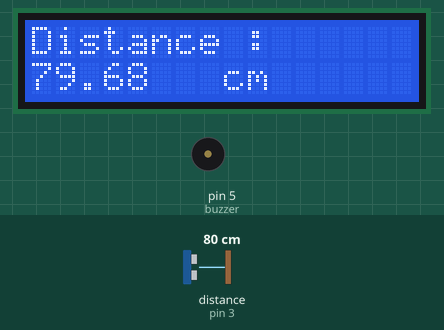
A sketch run on a simulated Arduino Uno, built with avr-gcc and run on an emulated ATmega328P. Parts: 16×2 character LCD, buzzer (waves = sounding). Wiring (inferred from the names in the program): ultrasonic range finder: trigger pin 2; echo pin 3. The test bench sets the inputs (shaded band); at power-on: distance to the obstacle (sensor on pin 3) 80 cm. The echo pulse lasts 58.3 µs per cm; what the sketch prints to the serial monitor is not drawn.

Above: at 1.2 s.
1.3 s: distance to the obstacle (sensor on pin 3) set to 2 cm
At 3.8 s:
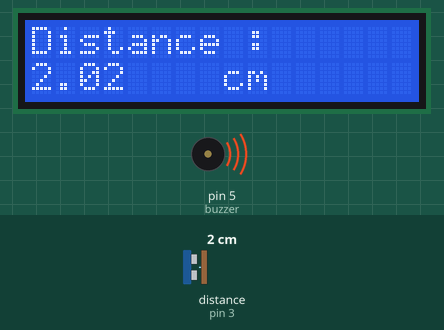
4.2 s: distance to the obstacle (sensor on pin 3) set to 4 cm
At 5.2 s:
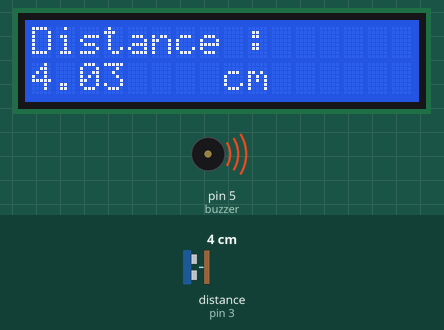
5.7 s: distance to the obstacle (sensor on pin 3) set to 9 cm
At 6.7 s:
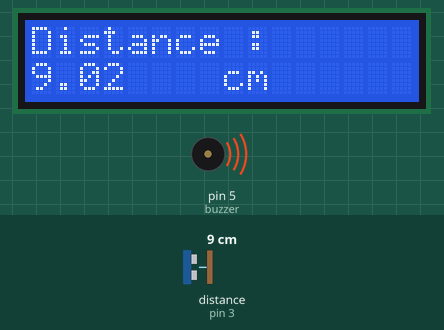
Timing chart, 0 to 8.7 s (numbered marks = the images above; inputs shaded):
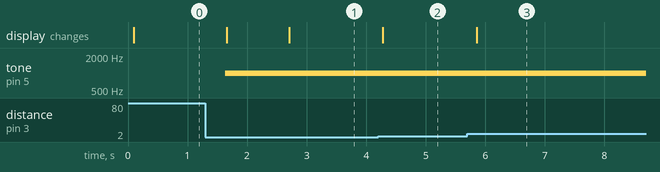

Measured:
- after the input at 1.3 s, tone on pin 5 (buzzer): silent → 1000 Hz after 0.34 s; the display: first changes after 0.36 s (image 1 shows a later state)
- after the input at 4.2 s, the display: changes after 0.08 s (image 2)
- after the input at 5.7 s, the display: changes after 0.15 s (image 3)

The sketch:

distance-measurement-using-lcd-and-buzzer.ino
```cpp
/*
 * ---------------------------------------------------------
 * Project: Ultrasonic Distance Measurement with LCD & Buzzer
 * Microcontroller: Arduino
 * Sensor: HC-SR04 Ultrasonic Sensor
 * Display: 16x2 I2C LCD
 * ---------------------------------------------------------
 *
 * Description:
 * This project measures the distance of an object using
 * an HC-SR04 ultrasonic sensor and displays the distance
 * on a 16x2 I2C LCD.
 *
 * A buzzer is activated when an object comes within
 * 10 cm of the sensor.
 * ---------------------------------------------------------
 */

#include <Wire.h>
#include <LiquidCrystal_I2C.h>

// -------------------------
// Pin Definitions
// -------------------------

const int buzzer = 5;
const int trig = 2;
const int echo = 3;

// Create LCD object with I2C address 0x27
// and dimensions of 16 columns × 2 rows.
LiquidCrystal_I2C lcd(0x27, 16, 2);


void setup()
{
  // Start serial communication
  Serial.begin(9600);

  // Configure ultrasonic sensor pins
  pinMode(trig, OUTPUT);
  pinMode(echo, INPUT);

  // Configure buzzer pin
  pinMode(buzzer, OUTPUT);

  // Initialize LCD
  lcd.init();
  lcd.backlight();

  // Display distance label
  lcd.setCursor(0, 0);
  lcd.print("Distance :");

  // Display unit
  lcd.setCursor(8, 1);
  lcd.print("cm");
}


void loop()
{
  float time;
  float distance;

  // Send a short trigger pulse to the ultrasonic sensor
  digitalWrite(trig, LOW);
  delayMicroseconds(2);

  digitalWrite(trig, HIGH);
  delayMicroseconds(10);

  digitalWrite(trig, LOW);

  // Measure the duration of the echo pulse
  time = pulseIn(echo, HIGH);

  // Calculate distance in centimeters.
  // Speed of sound ≈ 0.0343 cm/µs.
  // Division by 2 accounts for the outgoing
  // and returning ultrasonic wave.
  distance = time * 0.0343 / 2;


  // -------------------------
  // Buzzer Control
  // -------------------------

  // Activate buzzer when an object is
  // detected within 10 cm.
  if (distance <= 10)
  {
    tone(buzzer, 1000);
    delay(10);
  }
  else
  {
    noTone(buzzer);
  }


  // -------------------------
  // Serial Monitor Output
  // -------------------------

  Serial.print("Distance : ");
  Serial.println(distance);


  // -------------------------
  // LCD Output
  // -------------------------

  // Clear the previous distance value
  // before displaying the new value.
  lcd.setCursor(0, 1);
  lcd.print("        ");

  lcd.setCursor(0, 1);
  lcd.print(distance);


  // Update the reading every 500 ms
  delay(500);
}
```
